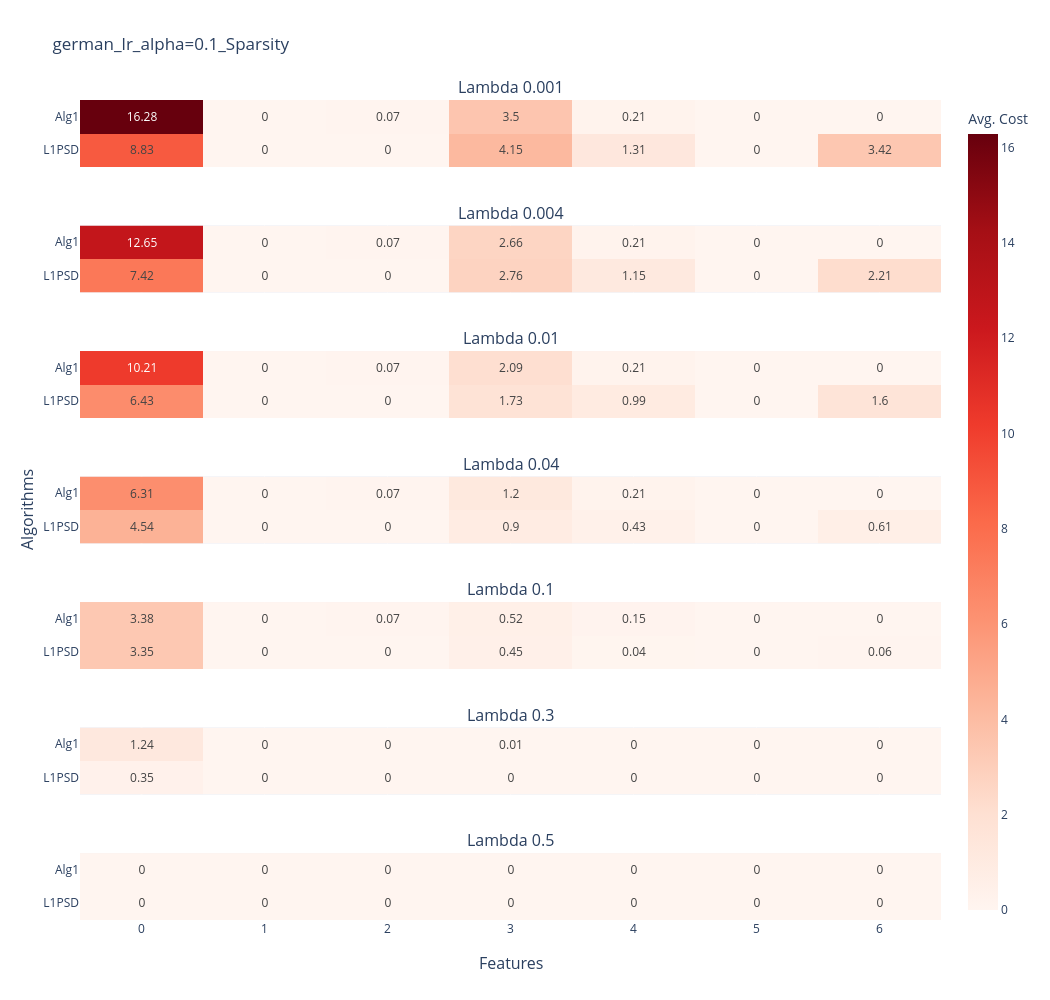

This figure's notebook cell:
### Code cell
from plotly.subplots import make_subplots

width_oneF = 150
height_oneF = 1000 / len(params["algorithms"])

fig_sub = make_subplots(rows = len(sparsity_lambda), 
                        cols = 1, 
                        shared_xaxes=True,
                        subplot_titles=[f"Lambda {val}" for val in sparsity_lambda],
                        x_title="Features",
                        y_title="Algorithms")

for i,lamb in enumerate(sparsity_lambda):
    df_results_mean_tmp = df_results_mean[df_results_mean['lambda'] == lamb]
    if "ROARLInf" in params['algorithms'] and "ROARL1" in params['algorithms']:
        df_results_mean_tmp.iloc[[0,1]] = df_results_mean_tmp.iloc[[1,0]]
    stacked  = np.stack(df_results_mean_tmp['diff'])

    fig_sub.add_trace(go.Heatmap(z=stacked.round(2),
                                x=np.arange(stacked.shape[1]),
                                y=df_results_mean_tmp['algorithm'].to_list(),
                                coloraxis="coloraxis",
                                texttemplate="%{z}"), 
                                row=i+1, col=1)

fig_sub.update_xaxes(tickmode="array", 
                     tickvals=np.arange(stacked.shape[1]), 
                     row=len(sparsity_lambda), 
                     col=1)
# fig_sub.update_yaxes(title_text="Algorithms", row=len(sparsity_lambda) // 2, col=1)
fig_sub.update_layout(
    coloraxis=dict(colorscale="Reds"),
    coloraxis_colorbar=dict(
        title="Avg. Cost",
    ),
    width=width_oneF * stacked.shape[1],
    height=height_oneF * stacked.shape[0],
    title_text = f"{params['data']}_{params['base_model']}_alpha=0.1_Sparsity"
)

### Figure 1 — Plotly figure (JSON) as saved in the notebook; plotly's stock layout.template omitted (floating-point values rounded to 4 significant figures)
{"data": [{"coloraxis": "coloraxis", "texttemplate": "%{z}", "type": "heatmap", "x": [0, 1, 2, 3, 4, 5, 6], "xaxis": "x", "y": ["L1PSD", "Alg1"], "yaxis": "y", "z": [[8.83, 0.0, 0.0, 4.15, 1.31, 0.0, 3.42], [16.28, 0.0, 0.07, 3.5, 0.21, 0.0, 0.0]]}, {"coloraxis": "coloraxis", "texttemplate": "%{z}", "type": "heatmap", "x": [0, 1, 2, 3, 4, 5, 6], "xaxis": "x2", "y": ["L1PSD", "Alg1"], "yaxis": "y2", "z": [[7.42, 0.0, 0.0, 2.76, 1.15, 0.0, 2.21], [12.65, 0.0, 0.07, 2.66, 0.21, 0.0, 0.0]]}, {"coloraxis": "coloraxis", "texttemplate": "%{z}", "type": "heatmap", "x": [0, 1, 2, 3, 4, 5, 6], "xaxis": "x3", "y": ["L1PSD", "Alg1"], "yaxis": "y3", "z": [[6.43, 0.0, 0.0, 1.73, 0.99, 0.0, 1.6], [10.21, 0.0, 0.07, 2.09, 0.21, 0.0, 0.0]]}, {"coloraxis": "coloraxis", "texttemplate": "%{z}", "type": "heatmap", "x": [0, 1, 2, 3, 4, 5, 6], "xaxis": "x4", "y": ["L1PSD", "Alg1"], "yaxis": "y4", "z": [[4.54, 0.0, 0.0, 0.9, 0.43, 0.0, 0.61], [6.31, 0.0, 0.07, 1.2, 0.21, 0.0, 0.0]]}, {"coloraxis": "coloraxis", "texttemplate": "%{z}", "type": "heatmap", "x": [0, 1, 2, 3, 4, 5, 6], "xaxis": "x5", "y": ["L1PSD", "Alg1"], "yaxis": "y5", "z": [[3.35, 0.0, 0.0, 0.45, 0.04, 0.0, 0.06], [3.38, 0.0, 0.07, 0.52, 0.15, 0.0, 0.0]]}, {"coloraxis": "coloraxis", "texttemplate": "%{z}", "type": "heatmap", "x": [0, 1, 2, 3, 4, 5, 6], "xaxis": "x6", "y": ["L1PSD", "Alg1"], "yaxis": "y6", "z": [[0.35, 0.0, 0.0, 0.0, 0.0, 0.0, 0.0], [1.24, 0.0, 0.0, 0.01, 0.0, 0.0, 0.0]]}, {"coloraxis": "coloraxis", "texttemplate": "%{z}", "type": "heatmap", "x": [0, 1, 2, 3, 4, 5, 6], "xaxis": "x7", "y": ["L1PSD", "Alg1"], "yaxis": "y7", "z": [[0.0, 0.0, 0.0, 0.0, 0.0, 0.0, 0.0], [0.0, 0.0, 0.0, 0.0, 0.0, 0.0, 0.0]]}], "layout": {"annotations": [{"font": {"size": 16}, "showarrow": false, "text": "Lambda 0.001", "x": 0.5, "xanchor": "center", "xref": "paper", "y": 1.0, "yanchor": "bottom", "yref": "paper"}, {"font": {"size": 16}, "showarrow": false, "text": "Lambda 0.004", "x": 0.5, "xanchor": "center", "xref": "paper", "y": 0.8469, "yanchor": "bottom", "yref": "paper"}, {"font": {"size": 16}, "showarrow": false, "text": "Lambda 0.01", "x": 0.5, "xanchor": "center", "xref": "paper", "y": 0.6939, "yanchor": "bottom", "yref": "paper"}, {"font": {"size": 16}, "showarrow": false, "text": "Lambda 0.04", "x": 0.5, "xanchor": "center", "xref": "paper", "y": 0.5408, "yanchor": "bottom", "yref": "paper"}, {"font": {"size": 16}, "showarrow": false, "text": "Lambda 0.1", "x": 0.5, "xanchor": "center", "xref": "paper", "y": 0.3878, "yanchor": "bottom", "yref": "paper"}, {"font": {"size": 16}, "showarrow": false, "text": "Lambda 0.3", "x": 0.5, "xanchor": "center", "xref": "paper", "y": 0.2347, "yanchor": "bottom", "yref": "paper"}, {"font": {"size": 16}, "showarrow": false, "text": "Lambda 0.5", "x": 0.5, "xanchor": "center", "xref": "paper", "y": 0.08163, "yanchor": "bottom", "yref": "paper"}, {"font": {"size": 16}, "showarrow": false, "text": "Features", "x": 0.5, "xanchor": "center", "xref": "paper", "y": 0, "yanchor": "top", "yref": "paper", "yshift": -30}, {"font": {"size": 16}, "showarrow": false, "text": "Algorithms", "textangle": -90, "x": 0, "xanchor": "right", "xref": "paper", "xshift": -40, "y": 0.5, "yanchor": "middle", "yref": "paper"}], "coloraxis": {"colorbar": {"title": {"text": "Avg. Cost"}}, "colorscale": [[0, "rgb(255,245,240)"], [0.125, "rgb(254,224,210)"], [0.25, "rgb(252,187,161)"], [0.375, "rgb(252,146,114)"], [0.5, "rgb(251,106,74)"], [0.625, "rgb(239,59,44)"], [0.75, "rgb(203,24,29)"], [0.875, "rgb(165,15,21)"], [1, "rgb(103,0,13)"]]}, "height": 1000, "title": {"text": "german_lr_alpha=0.1_Sparsity"}, "width": 1050, "xaxis": {"anchor": "y", "domain": [0, 1], "matches": "x7", "showticklabels": false}, "xaxis2": {"anchor": "y2", "domain": [0, 1], "matches": "x7", "showticklabels": false}, "xaxis3": {"anchor": "y3", "domain": [0, 1], "matches": "x7", "showticklabels": false}, "xaxis4": {"anchor": "y4", "domain": [0, 1], "matches": "x7", "showticklabels": false}, "xaxis5": {"anchor": "y5", "domain": [0, 1], "matches": "x7", "showticklabels": false}, "xaxis6": {"anchor": "y6", "domain": [0, 1], "matches": "x7", "showticklabels": false}, "xaxis7": {"anchor": "y7", "domain": [0, 1], "tickmode": "array", "tickvals": [0, 1, 2, 3, 4, 5, 6]}, "yaxis": {"anchor": "x", "domain": [0.9184, 1.0]}, "yaxis2": {"anchor": "x2", "domain": [0.7653, 0.8469]}, "yaxis3": {"anchor": "x3", "domain": [0.6122, 0.6939]}, "yaxis4": {"anchor": "x4", "domain": [0.4592, 0.5408]}, "yaxis5": {"anchor": "x5", "domain": [0.3061, 0.3878]}, "yaxis6": {"anchor": "x6", "domain": [0.1531, 0.2347]}, "yaxis7": {"anchor": "x7", "domain": [0, 0.08163]}}}
